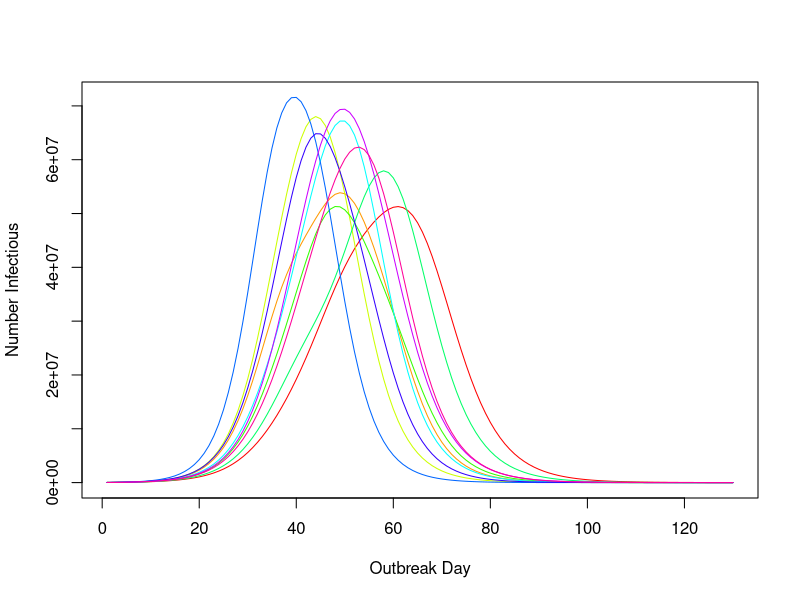

Write R code to recreate this figure.
## Discrete stochastic transmission model with contact matrix
## Latent period (from Comflu_bas): 30% 1 day; 50% 2 days and 20% 3 days;
## Infectious period: 30% 3, 40% 4, 20% 5, 10% 6 days
## This is the POLYMOD matrix for UK all contacts, regrouped
populationData <- read.table('pop_reg5.dat',header = T)

PolyMod_matrix <- matrix(nrow = 4, ncol = 4)
PolyMod_matrix[1,] <- c(1.9200000, 0.5203550, 0.4761399, 0.1272683)
PolyMod_matrix[2,] <- c(1.4867476, 8.7525691, 1.7676622, 0.7706686)
PolyMod_matrix[3,] <- c(4.5871960, 5.9603867, 7.8770903, 3.5312914)
PolyMod_matrix[4,] <- c(0.3375179, 0.7153304, 0.9720697, 1.8867659)

## Matrix entry (row i, column j) denotes the number of potentially infectious contacts a single individual
## from group j has with individuals from group i each day. This will be re-scaled to have spectral radius 1.
contactMatrix <- PolyMod_matrix
specrad <- max(eigen(contactMatrix, 
                     symmetric = FALSE, only.values = TRUE)$values)

evec <- eigen(contactMatrix)$vectors[,1]
evec <- evec/sum(evec)

latentPeriod0 <- 1.5

infectiousPeriod0 <- 2.5
## Construct population:
populationData <- read.table('pop_reg5.dat',header = T)

## ORder of appearance of flu 
seedInf <- rev(c(100,200,300,500,500,1000,2000,3000,5000,7400))

durEpidemic <- 300 ## Number of days in epidemic

## September 12 is day 255 of the year--day one of model; assume Maximum R0 on Jan 15 (day 125 of model); 

## Function for creating new infections per "type" - latent stage; all age groups
## A list is returned, the first element being the new infections per age group/type, the reduced 
## susceptibles and the newly infected (latent stage)
nsim <- 10

R0minls <- runif(nsim,1.9,2.2)
R0maxls <- sapply(R0minls, function(x) runif(1,x,2.2))

for (k in seq_along(R0minls)){
  HHS_order <- sample(1:10,10)

  HHSseedInf <- lapply(HHS_order, function(x) rmultinom(1,seedInf[x],evec)) ## number infected per age group  at beginning
  names(HHSseedInf) <- sapply(1:10,function(x) toString(x))

  infectiousPeriod <- runif(1,infectiousPeriod0-.5,infectiousPeriod0 + .5)
  latentPeriod <- runif(1,latentPeriod0-.5,latentPeriod0 + .5)

  delta <- 1 - exp(-1/infectiousPeriod)
  gamma <- 1 - exp(-1/latentPeriod)
  
  R0min <- R0minls[k]
  R0max <- R0maxls[k]

  corr <- round(runif(1,34-30,34+30)) ## Random peak R0 between ~ Dec 15 and Feb 15
  r0 <- function(t,R0min,R0max){
    y <- (sin((t - corr)/365 * 2 * pi ) + 1) / 2 * (R0max - R0min)
    return(y + R0min)
  }
  
  beta <- function(t,R0min,R0max) {
    r0(t,R0min,R0max) / infectiousPeriod / specrad
  }
  
  # Has the numbers of individuals by "type" by day since infection
  ## Function to collect Earr_list into 
  pSE <- function(t,I,population,R0min,R0max){ ## k is age group, I is matrix of # infectious by latent/infectious time type
    lambda <- beta(t,R0min,R0max) * contactMatrix %*% as.numeric(I/population)
    return (as.numeric(1-exp(-lambda)))
  }
  
  Itotls <- rep(0,durEpidemic)
  for (hhs in 1:10){
    Einit <-  HHSseedInf[[hhs]]
    Iinit <-  Einit
    population <- as.numeric(populationData[hhs,2:5])
    Sinit <- population - Einit - Iinit
    
    # Has the numbers of individuals by "type" by day since infection
    Rinit <-  Sinit*0
    
    inits <- list(Sinit=Sinit,Einit=Einit,Iinit=Iinit,Rinit=Rinit)
    
    time <- 0
    newCases <- NULL
    S <- inits$Sinit
    E <- inits$Einit
    I <- inits$Iinit
    
    Sls <-   NULL
    Els <-   NULL
    Ils <-   NULL
    
    while (time < durEpidemic){
      pinf <- pSE(time,I,population,R0min,R0max)
      newlat <- rbinom(4,S,pinf)
      newinf <- rbinom(4,E,gamma)
      newrem <- rbinom(4,I,delta)
      
      S <- S - newlat
      E <- E + newlat - newinf
      I <- I + newinf - newrem
      
      newCases <- c(newCases,sum(newinf))
      
      Sls <- c(Sls,sum(S))
      Els <- c(Els,sum(E))
      Ils <- c(Ils,sum(I))
      
      time <- time + 1
    }
    Itotls <- Itotls + Ils
  }
  assign(paste0('Itotls',k),Itotls)
}

allItotls <- NULL

for (k in 1:nsim){
allItotls <- c(allItotls,eval(parse(text = paste0('Itotls',k))))  
}

sumItotls <- rep(0,length(Itotls1))
for (k in 1:nsim){
  sumItotls <- sumItotls + eval(parse(text = paste0('Itotls',k)))
}
selind <- which(sumItotls/nsim > 1000)

plot(Itotls1[selind], type = 'l',col = 'red',ylim = c(0,max(allItotls)),xlab = 'Outbreak Day',ylab = 'Number Infectious')

cols <- rainbow(nsim)

for (k in 2:nsim){
  eval(parse(text = paste0('lines(Itotls',k,'[selind],col = cols[k], type = \"l\")')))
}
######################################################################################################
  ######################################################################################################
  